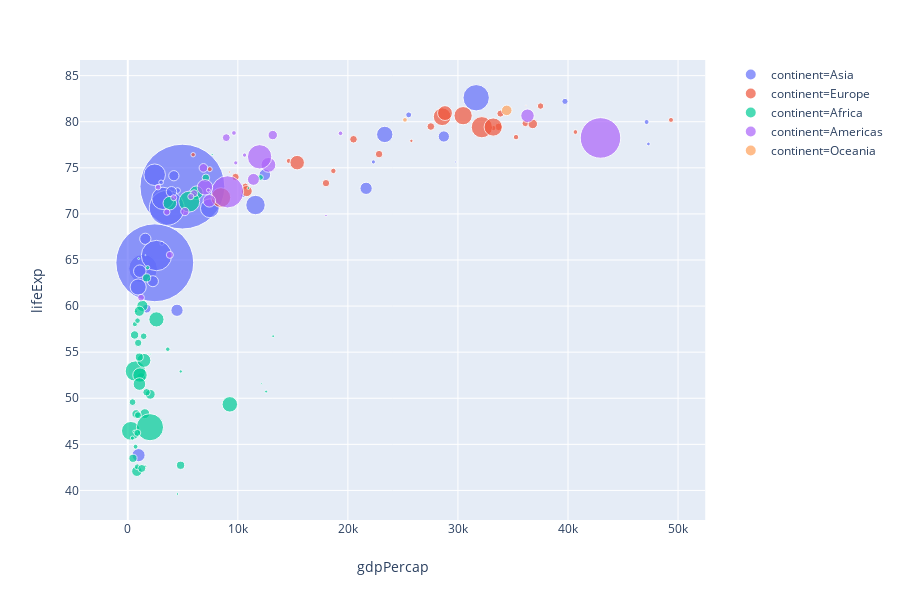

The code cell stored with this chart in its notebook:
### Markdown cell above
### Task 4: Customize Interactive Bubble Charts
***
Note: If you are starting the notebook from this task, you can run cells from all the previous tasks in the kernel by going to the top menu and Kernel > Restart and Run All
***

### Code cell
px.scatter(gapminder2007, x="gdpPercap", y="lifeExp", color="continent", size="pop", size_max=60)
